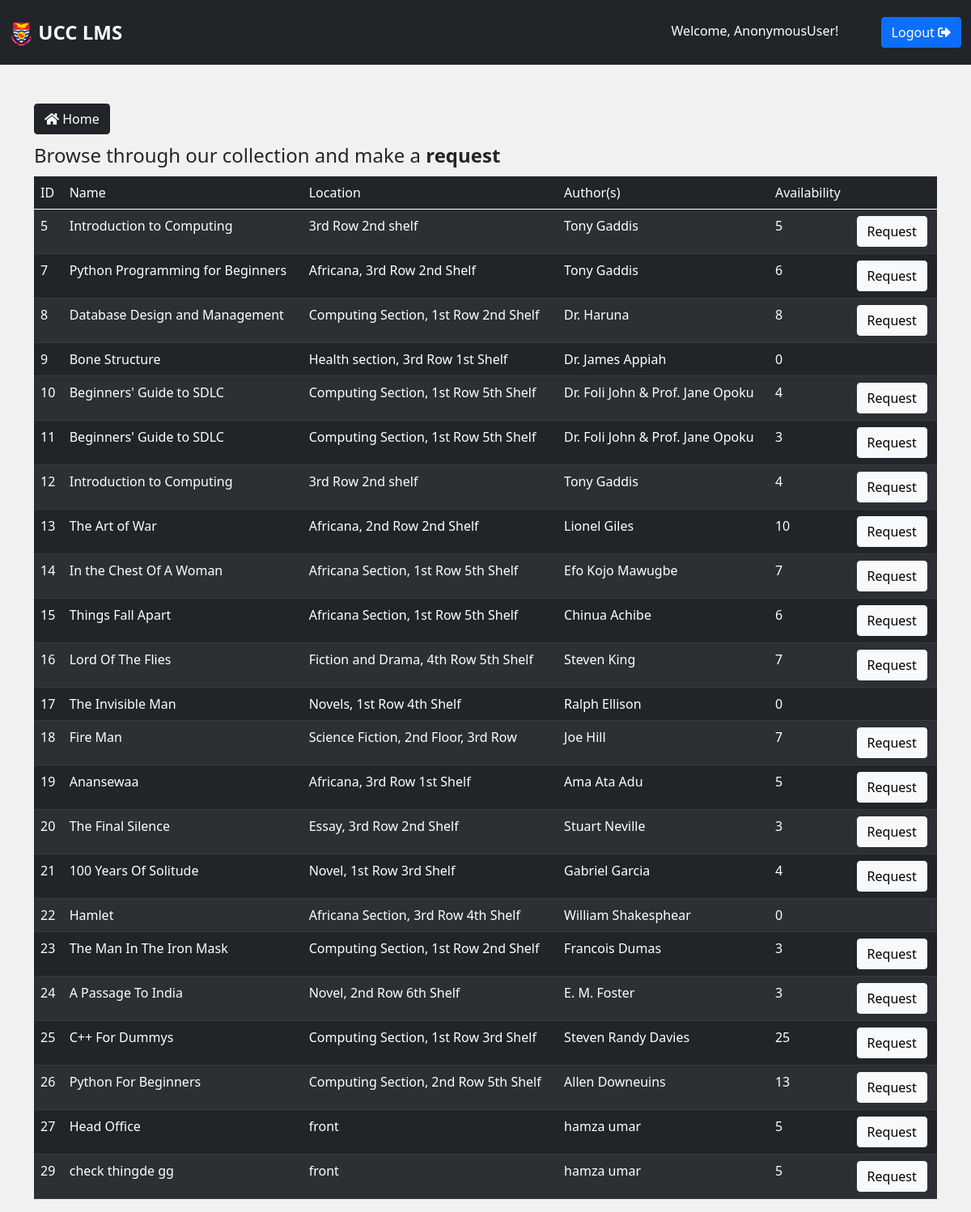
The app's page /student-view-books/ with its own data.
### ucclms/models.py (models this page shows, shortened)
class Book(models.Model):
    title = models.CharField(max_length = 255, blank=False, null=False)
    publisher = models.CharField(max_length = 255, blank=True, null=True)
    availability = models.IntegerField(default=0, blank=True, null=True)
    year = models.CharField(max_length = 4, blank=True, null=True)
    author = models.CharField(max_length = 255, blank=True, null=True)
    location = models.CharField(max_length = 255, blank=True, null=True)
    subject = models.ForeignKey(Subject, on_delete=models.SET_NULL, null=True, blank=True, related_name='booksubject')
    is_stolen = models.BooleanField(default=False)

### ucclms/views.py (the view)
# urls.py: path('student-view-books/', views.studentViewBooks, name='student-view-books'),
def studentViewBooks(request):
    books = Book.objects.all()
    if request.method == 'POST':
        book=request.post
    context = {'books': books}
    return render(request, 'ucclms/student-view-books.html', context)

### ucclms/templates/ucclms/student-view-books.html (shortened to what this page needs)
{% extends 'base.html' %}
{% block content %}
<div class="container users mt-5">
    <a href="{% url 'student-dashboard' %}" class="btn btn-dark mb-2"><i class="fas fa-home"></i> Home</a>
    <legend>Browse through our collection and make a <strong>request</strong></legend>
    <table class="table table-striped p-3 table-dark mt-2">
        <thead>
            <tr>
                <td>ID</td>
                <td>Name</td>
                <td>Location</td>
                <td>Author(s)</td>
                <td>Availability</td>
                <td></td>
            </tr>
        </thead>
        <tbody>
            {% for book in books %}
            <tr>
                <td>{{book.id}}</td>
                <td>{{book.title}}</td>
                <td>{{book.location}}</td>
                <td>{{book.author}}</td>
                <td>{{book.availability}}</td>
                <td class="request-list-item">
                {% if book.availability > 0 %}
                    <a href="{% url 'borrow-book' book.id %}" id="{{book.id}} request-btn" class="{{book.id}} btn request-btn btn-light">Request</a>
                {% endif %}
                </td>
            </tr>
            {% endfor %}
        </tbody>
    </table>
</div>
{% endblock %}

### static/css/main.css (style rules this page uses)
* { margin: 0; padding: 0; box-sizing: border-box; }
body { background-color: rgb(241, 241, 241); }
a { text-decoration: none; }

### records on screen
Book: id "5", title "Introduction to Computing", location "3rd Row 2nd shelf", author "Tony Gaddis", availability "5"
Book: id "7", title "Python Programming for Beginners", location "Africana, 3rd Row 2nd Shelf", author "Tony Gaddis", availability "6"
Book: id "8", title "Database Design and Management", location "Computing Section, 1st Row 2nd Shelf", author "Dr. Haruna", availability "8"
Book: id "9", title "Bone Structure", location "Health section, 3rd Row 1st Shelf", author "Dr. James Appiah", availability "0"
Book: id "10", title "Beginners' Guide to SDLC", location "Computing Section, 1st Row 5th Shelf", author "Dr. Foli John & Prof. Jane Opoku", availability "4"
Book: id "11", title "Beginners' Guide to SDLC", location "Computing Section, 1st Row 5th Shelf", author "Dr. Foli John & Prof. Jane Opoku", availability "3"
Book: id "12", title "Introduction to Computing", location "3rd Row 2nd shelf", author "Tony Gaddis", availability "4"
Book: id "13", title "The Art of War", location "Africana, 2nd Row 2nd Shelf", author "Lionel Giles", availability "10"
Book: id "14", title "In the Chest Of A Woman", location "Africana Section, 1st Row 5th Shelf", author "Efo Kojo Mawugbe", availability "7"
Book: id "15", title "Things Fall Apart", location "Africana Section, 1st Row 5th Shelf", author "Chinua Achibe", availability "6"
Book: id "16", title "Lord Of The Flies", location "Fiction and Drama, 4th Row 5th Shelf", author "Steven King", availability "7"
Book: id "17", title "The Invisible Man", location "Novels, 1st Row 4th Shelf", author "Ralph Ellison", availability "0"
Book: id "18", title "Fire Man", location "Science Fiction, 2nd Floor, 3rd Row", author "Joe Hill", availability "7"
Book: id "19", title "Anansewaa", location "Africana, 3rd Row 1st Shelf", author "Ama Ata Adu", availability "5"
Book: id "20", title "The Final Silence", location "Essay, 3rd Row 2nd Shelf", author "Stuart Neville", availability "3"
Book: id "21", title "100 Years Of Solitude", location "Novel, 1st Row 3rd Shelf", author "Gabriel Garcia", availability "4"
Book: id "22", title "Hamlet", location "Africana Section, 3rd Row 4th Shelf", author "William Shakesphear", availability "0"
Book: id "23", title "The Man In The Iron Mask", location "Computing Section, 1st Row 2nd Shelf", author "Francois Dumas", availability "3"
Book: id "24", title "A Passage To India", location "Novel, 2nd Row 6th Shelf", author "E. M. Foster", availability "3"
Book: id "25", title "C++ For Dummys", location "Computing Section, 1st Row 3rd Shelf", author "Steven Randy Davies", availability "25"
Book: id "26", title "Python For Beginners", location "Computing Section, 2nd Row 5th Shelf", author "Allen Downeuins", availability "13"
Book: id "27", title "Head Office", location "front", author "hamza umar", availability "5"
Book: id "29", title "check thingde gg", location "front", author "hamza umar", availability "5"

### other values on screen
{{ request.user }} "AnonymousUser"
